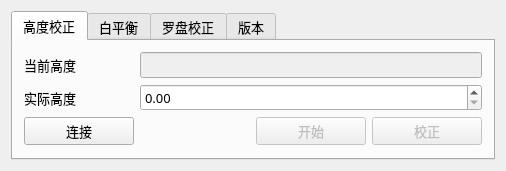
<?xml version="1.0" encoding="UTF-8"?>
<ui version="4.0">
 <class>Widget</class>
 <widget class="QWidget" name="Widget">
  <property name="geometry">
   <rect>
    <x>0</x>
    <y>0</y>
    <width>506</width>
    <height>160</height>
   </rect>
  </property>
  <property name="windowTitle">
   <string>钻孔电视校正工具</string>
  </property>
  <layout class="QHBoxLayout" name="horizontalLayout">
   <item>
    <widget class="QTabWidget" name="tabWidget">
     <property name="font">
      <font>
       <family>微软雅黑</family>
       <pointsize>10</pointsize>
      </font>
     </property>
     <property name="currentIndex">
      <number>0</number>
     </property>
     <widget class="QWidget" name="heightTab">
      <attribute name="title">
       <string>高度校正</string>
      </attribute>
      <layout class="QHBoxLayout" name="horizontalLayout_2">
       <item>
        <layout class="QGridLayout" name="gridLayout">
         <item row="0" column="0">
          <widget class="QLabel" name="currentLabel">
           <property name="text">
            <string>当前高度</string>
           </property>
          </widget>
         </item>
         <item row="1" column="0">
          <widget class="QLabel" name="actualLabel">
           <property name="text">
            <string>实际高度</string>
           </property>
          </widget>
         </item>
         <item row="2" column="2">
          <widget class="QPushButton" name="startButton">
           <property name="enabled">
            <bool>false</bool>
           </property>
           <property name="text">
            <string>开始</string>
           </property>
          </widget>
         </item>
         <item row="2" column="3">
          <widget class="QPushButton" name="rectifyButton">
           <property name="enabled">
            <bool>false</bool>
           </property>
           <property name="text">
            <string>校正</string>
           </property>
          </widget>
         </item>
         <item row="0" column="1" colspan="3">
          <widget class="QLineEdit" name="currentEdit">
           <property name="enabled">
            <bool>false</bool>
           </property>
          </widget>
         </item>
         <item row="2" column="0">
          <widget class="QPushButton" name="connectButton">
           <property name="text">
            <string>连接</string>
           </property>
          </widget>
         </item>
         <item row="1" column="1" colspan="3">
          <widget class="QDoubleSpinBox" name="doubleSpinBox"/>
         </item>
        </layout>
       </item>
      </layout>
     </widget>
     <widget class="QWidget" name="balanceTab">
      <attribute name="title">
       <string>白平衡</string>
      </attribute>
      <layout class="QHBoxLayout" name="horizontalLayout_4">
       <item>
        <widget class="QPushButton" name="autoButton">
         <property name="text">
          <string> 打开</string>
         </property>
        </widget>
       </item>
       <item>
        <widget class="QPushButton" name="manualButton">
         <property name="text">
          <string>关闭</string>
         </property>
        </widget>
       </item>
      </layout>
     </widget>
     <widget class="QWidget" name="compassTab">
      <attribute name="title">
       <string>罗盘校正</string>
      </attribute>
      <layout class="QHBoxLayout" name="horizontalLayout_3">
       <item>
        <widget class="QLabel" name="shiftLabel">
         <property name="enabled">
          <bool>true</bool>
         </property>
         <property name="text">
          <string>罗盘偏移：</string>
         </property>
        </widget>
       </item>
       <item>
        <widget class="QLineEdit" name="shiftEdit">
         <property name="enabled">
          <bool>true</bool>
         </property>
        </widget>
       </item>
       <item>
        <widget class="QPushButton" name="getShiftButton">
         <property name="text">
          <string>获取</string>
         </property>
        </widget>
       </item>
       <item>
        <widget class="QPushButton" name="shiftButton">
         <property name="enabled">
          <bool>true</bool>
         </property>
         <property name="text">
          <string>校正</string>
         </property>
        </widget>
       </item>
      </layout>
     </widget>
     <widget class="QWidget" name="versionTab">
      <attribute name="title">
       <string>版本</string>
      </attribute>
      <layout class="QGridLayout" name="gridLayout_2">
       <item row="0" column="1">
        <widget class="QLabel" name="versionLabel">
         <property name="text">
          <string>版本号：</string>
         </property>
        </widget>
       </item>
       <item row="0" column="2">
        <widget class="QLineEdit" name="versionEdit">
         <property name="readOnly">
          <bool>true</bool>
         </property>
        </widget>
       </item>
       <item row="1" column="2">
        <widget class="QLineEdit" name="sha1Edit">
         <property name="readOnly">
          <bool>true</bool>
         </property>
        </widget>
       </item>
       <item row="1" column="1">
        <widget class="QLabel" name="sha1Label">
         <property name="text">
          <string>SHA1：</string>
         </property>
        </widget>
       </item>
       <item row="1" column="3">
        <widget class="QPushButton" name="getButton">
         <property name="text">
          <string>获取</string>
         </property>
        </widget>
       </item>
      </layout>
     </widget>
    </widget>
   </item>
  </layout>
 </widget>
 <layoutdefault spacing="6" margin="11"/>
 <resources/>
 <connections/>
</ui>
